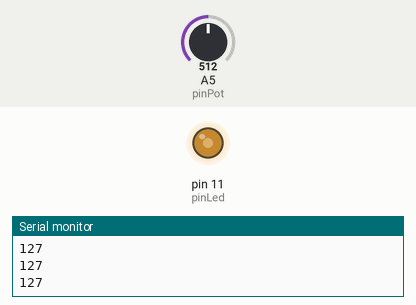
A sketch run on a simulated Arduino Uno, built with avr-gcc and run on an emulated ATmega328P. Shown: output pins drawn as LEDs (lit = HIGH), the last lines printed to the serial monitor. The inputs (shaded band) are chosen by the test bench; at power-on: A5 (pinPot) = 512.

Above: at 1.2 s.
1.3 s: A5 (pinPot) set to 716
At 2.5 s:
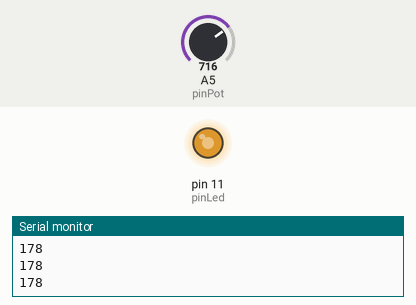
2.8 s: A5 (pinPot) set to 900
At 3.9 s:
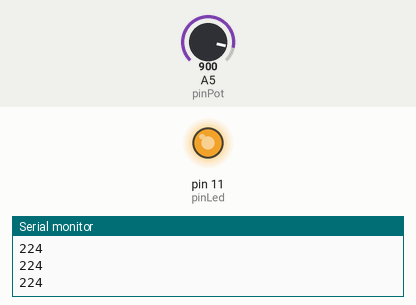
4.3 s: A5 (pinPot) set to 122
At 5.3 s:
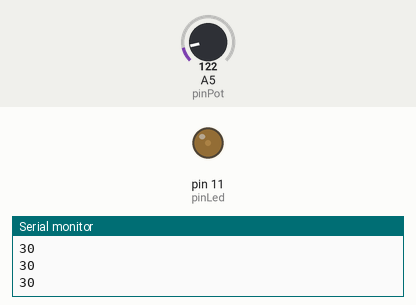
5.8 s: A5 (pinPot) set to 0
At 6.5 s:
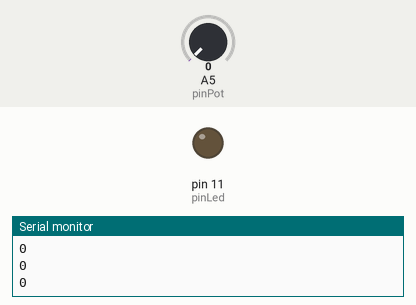
7.3 s: A5 (pinPot) set to 511
At 7.8 s:
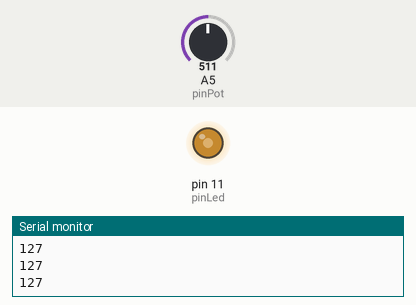
Timing chart, 0 to 9.8 s (numbered marks = the images above; inputs shaded):
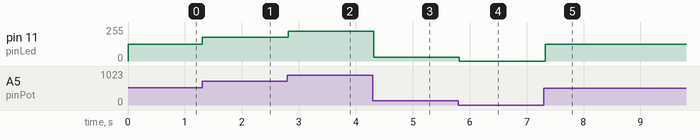

The sketch:

3.ino
```cpp
#define pinLed 11 //Define pino do LED
#define pinPot A5 //Define pino do potenciômetro
int bit = 0; //Variável pros bits do led
int pot = 0; //Variável pros bits do potenciômetro

void setup()
{
  pinMode(pinLed, OUTPUT); //Define pino do LED como OUTPUT
  Serial.begin(9600); //Taxa de comunicação em bits/s
}

void loop()
{
  pot = analogRead(pinPot); //Lê o valor do potenciômetro
  bit = map(pot, 0, 1023, 0, 255); //Converte o valor do potenciômetro numa faixa de 0 a 255
  Serial.println(bit); //Escreve os bits do LED
  analogWrite(pinLed, bit); //Aplica os bits do PWM no LED
  delay(100); //Delay
}
```

Measured:
- after the input at 1.3 s, pin 11 (pinLed): 127/255 → 178/255 at once
- after the input at 2.8 s, pin 11 (pinLed): 178/255 → 224/255 at once
- after the input at 4.3 s, pin 11 (pinLed): 224/255 → 30/255 at once
- after the input at 5.8 s, pin 11 (pinLed): 30/255 → 0/255 at once
- after the input at 7.3 s, pin 11 (pinLed): 0/255 → 127/255 at once
